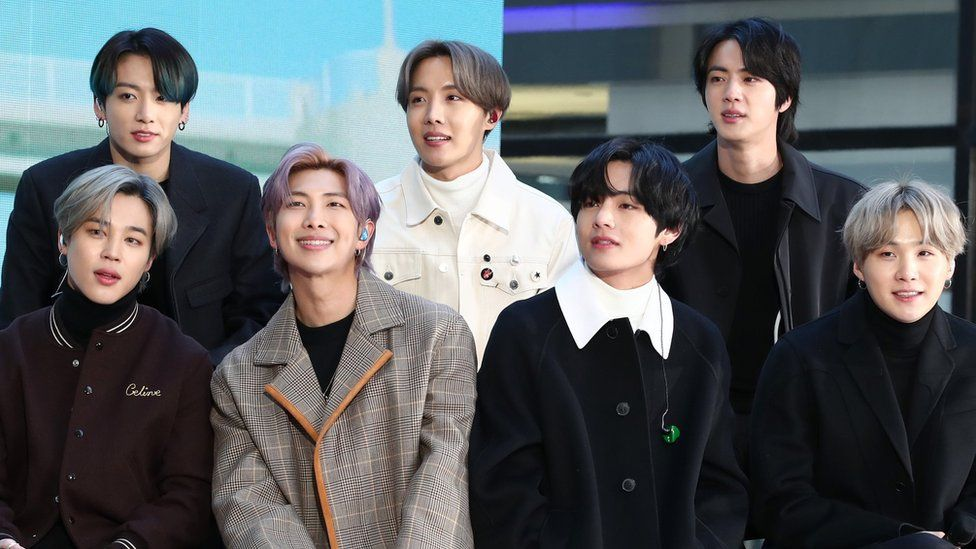
#> input picture opencv_ex/images/bts-02.jpg, 976 x 549 px
$ jupyter execute 25openCVImage.ipynb
#> lines starting #> are read from the running program, lines starting #| are printed output that depends on the picture
[cell 1]
import cv2
import numpy as np

print("OpenCV version:")  # 안내 문구 출력
print(cv2.__version__)  # 설치된 OpenCV 버전 확인

img = cv2.imread("images/bts-02.jpg")  # 이미지를 BGR 컬러로 읽어오기
#> img is the input picture: shape (549, 976, 3); mean B, G, R 94.9, 92.1, 89
print("image shape: {} pixels".format(img.shape))  # (높이, 너비, 채널) 형태 출력
#| image shape: (549, 976, 3) pixels
print("width: {} pixels".format(img.shape[1]))  # 이미지 너비(가로 픽셀 수)
#| width: 976 pixels
print("height: {} pixels".format(img.shape[0]))  # 이미지 높이(세로 픽셀 수)
#| height: 549 pixels
print("channels: {}".format(img.shape[2]))  # 색상 채널 수(3: B, G, R)
#| channels: 3

(height, width) = img.shape[:2]  # shape에서 높이, 너비만 분리해서 저장
#> height = 549; width = 976

# 이미지의 중간값
center = (width // 2, height // 2)  # % : 나눗셈의 나머지 계산 , // 몫을 계산 → 이미지 중심 좌표
#> center = (488, 274)

cv2.imshow("bts", img)  # "bts" 창에 원본 이미지 표시

# move = np.float32([[1, 0, 왼쪽에서], [0, 1, 윗쪽에서]])
# 1, 0 좌우 움직임, 0, 1 상하 움직임
# move = np.float32([[1, 0, -100], [0, 1, 100]])  # x축 -100, y축 +100 이동 매트릭스
# moved_img = cv2.warpAffine(img, move, (width, height))  # 이동 변환 적용
# cv2.imshow("Moved down: +, up: - and right: +, left - ", moved_img)  # 이동 결과 표시

# 회전
rotate = cv2.getRotationMatrix2D(center, 90, 1.0)  # -90 : 시계 방향 90도, scale → 회전 매트릭스
rotated_img = cv2.warpAffine(img, rotate, (width, height))  # 회전 변환 적용
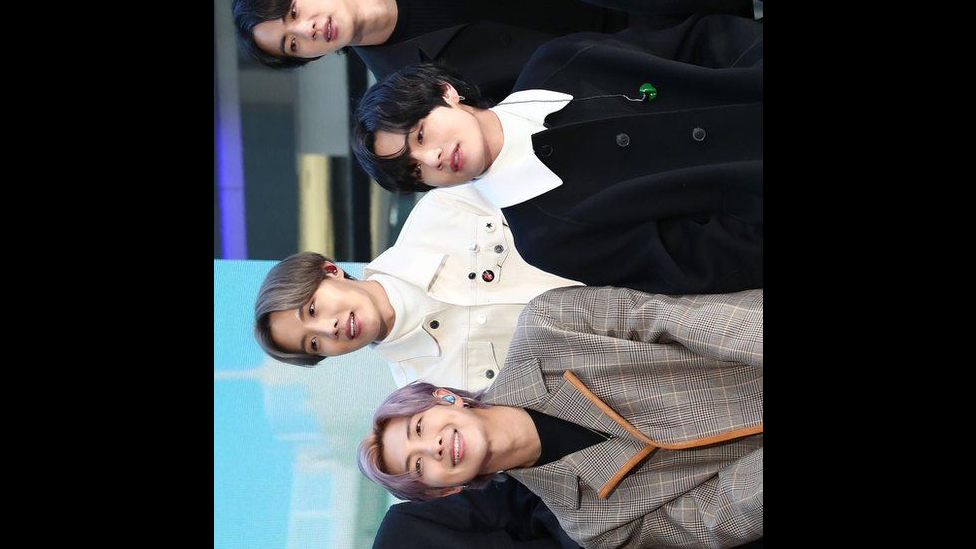
#> rotated_img: shape (549, 976, 3); mean B, G, R 63.1, 61.7, 60.2
cv2.imshow("Rotated clockwise degrees", rotated_img)  # 회전 결과 표시

# 이미지 resize

ratio = 200.0 / width  # 200px / 현재 너비 → 축소 비율 계산
#> ratio = 0.205
dimension = (200, int(height * ratio))  # (width, height) → 비율을 유지한 새 크기
#> dimension = (200, 112)

# interpolation(보관법) = cv2.INTER_AREA(축소시) , interpolation = cv2.INTER_LINEAR(확대시)
# 일반적으로 cv2.INTER_AREA 사용
resized = cv2.resize(img, dimension, interpolation = cv2.INTER_LINEAR)  # 크기 변경
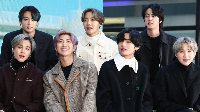
#> resized: shape (112, 200, 3); mean B, G, R 94.8, 92, 88.9
cv2.imshow("Resized", resized)  # 리사이즈 결과 표시

# 대칭으로 만들기
#lipped Horizontal 1, Vertical 0, both(대각선) -1
flipped = cv2.flip(img, 1)  # 1: 좌우 대칭, 0: 상하 대칭, -1: 상하좌우 대칭
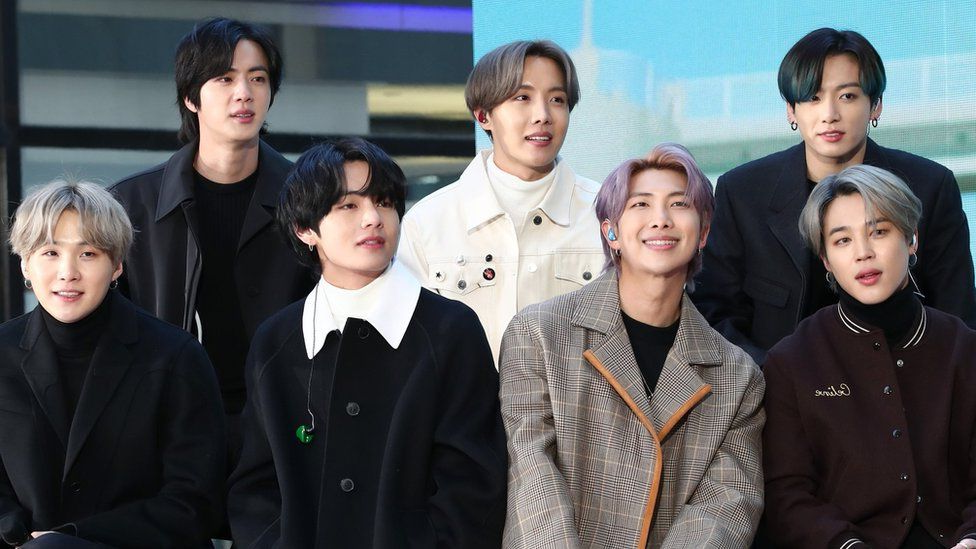
#> flipped: shape (549, 976, 3); mean B, G, R 94.9, 92.1, 89
cv2.imshow("Flipped Horizontal 1, Vertical 0, both -1 ", flipped)  # 대칭 결과 표시

cv2.waitKey(0)  # 키 입력이 있을 때까지 대기
cv2.destroyAllWindows()  # 열려 있는 모든 OpenCV 창 닫기

$ run again, with opencv_ex/images/bts-03.jpg copied over opencv_ex/images/bts-02.jpg
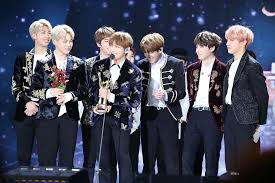
#> input picture opencv_ex/images/bts-03.jpg, 275 x 183 px
#> img is the input picture: shape (183, 275, 3); mean B, G, R 84.2, 67.7, 64.3
#| image shape: (183, 275, 3) pixels
#| width: 275 pixels
#| height: 183 pixels
#| channels: 3
#> `rotated_img = cv2.warpAffine(img, rotate, (width, height))`:
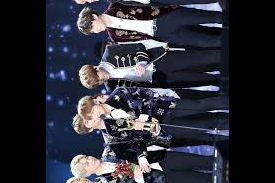
#> rotated_img: shape (183, 275, 3); mean B, G, R 55.6, 45.8, 44.5
#> `flipped = cv2.flip(img, 1)`:
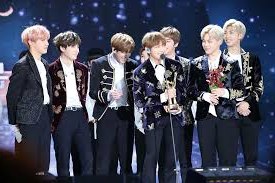
#> flipped: shape (183, 275, 3); mean B, G, R 84.2, 67.7, 64.3
